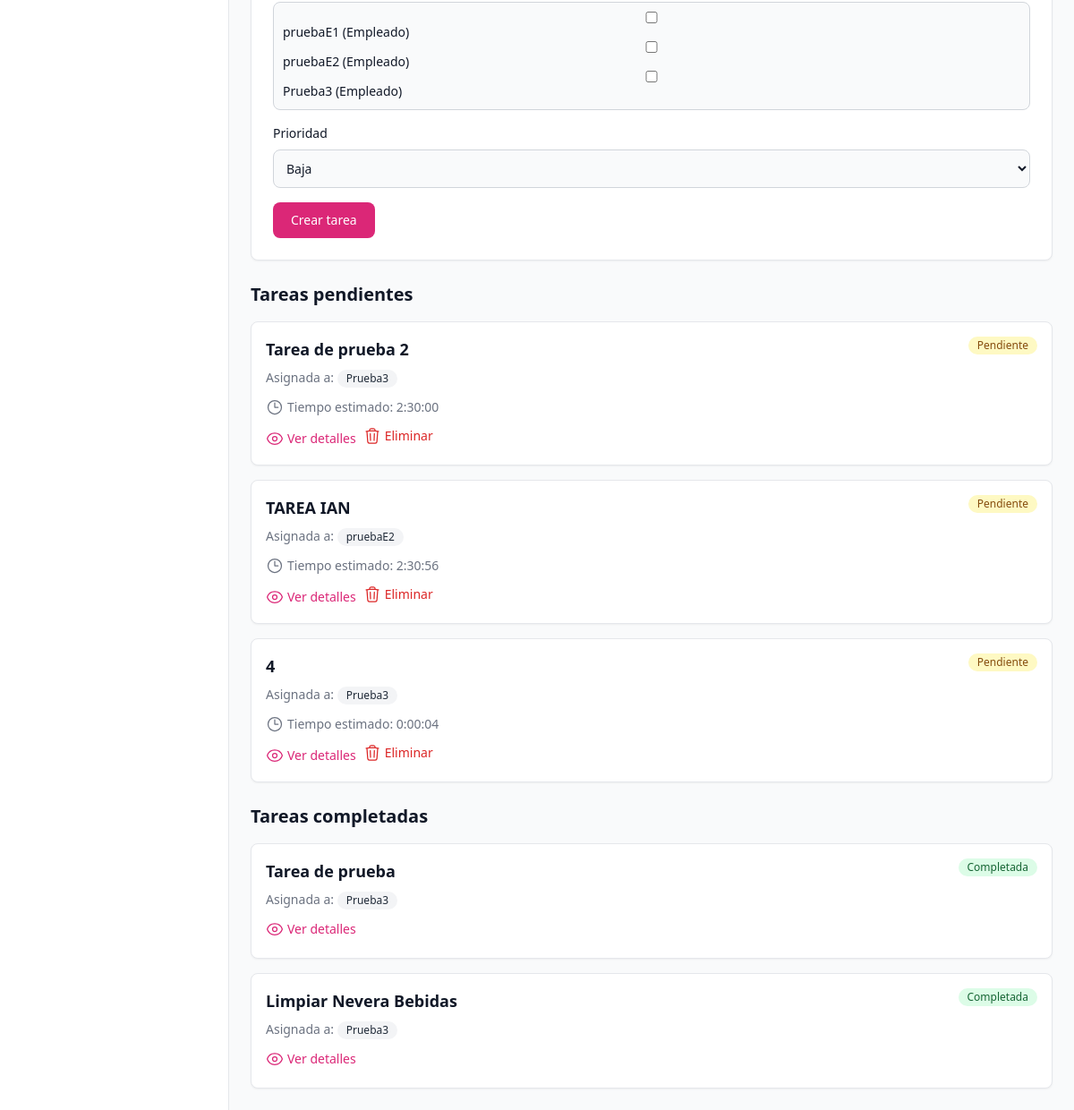
Before: /jefe/crear-tarea/ (signed in, lower part) with the older database file.
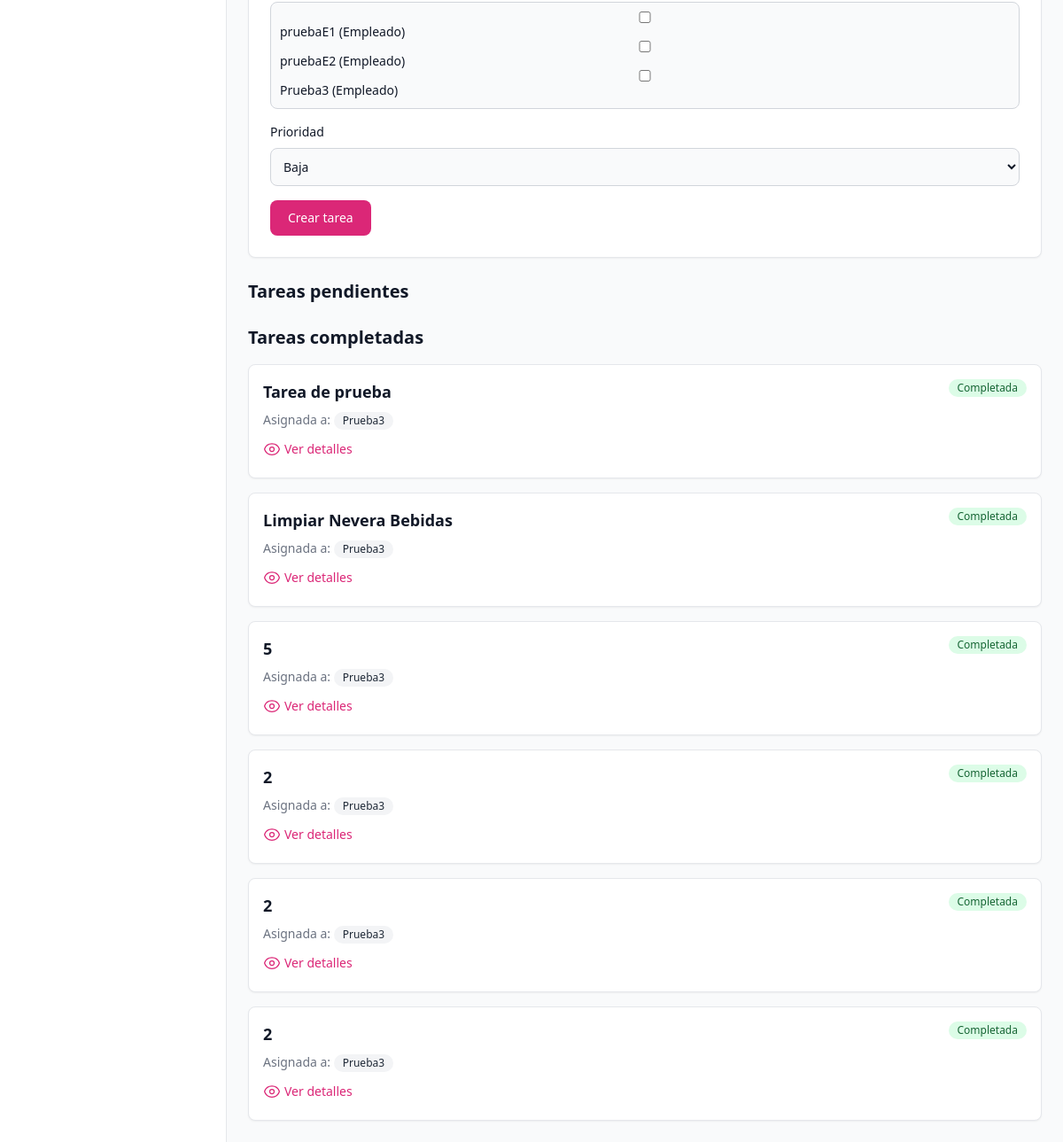
After: the same page with the newer database file.
### tasks/models.py (models this page shows, shortened)
class Tarea(models.Model):
    titulo = models.CharField(max_length=200)
    descripcion = models.TextField()
    jefe = models.ForeignKey(User, on_delete=models.CASCADE, related_name='tareas_creadas')
    empleados = models.ManyToManyField(EmpleadoPerfil, related_name='tareas_asignadas')
    tiempo_estimado = models.DurationField()
    fecha_asignacion = models.DateTimeField(auto_now_add=True)
    completada = models.BooleanField(default=False)
    fecha_completada = models.DateTimeField(null=True, blank=True)
    aceptada_por = models.ManyToManyField(EmpleadoPerfil, blank=True, related_name="tareas_aceptadas")
    PRIORIDADES = [
        ('Baja', 'Baja'),
        ('Media', 'Media'),
        ('Alta', 'Alta'),
    ]
    prioridad = models.CharField(max_length=10, choices=PRIORIDADES, default='Media')

class EmpleadoPerfil(models.Model):
    user = models.OneToOneField(User, on_delete=models.CASCADE)
    tienda = models.ForeignKey(Tienda, on_delete=models.CASCADE)
    es_jefe = models.BooleanField(default=False)
    def __str__(self):
        return f"{self.user.username} ({'Jefe' if self.es_jefe else 'Empleado'})"

### tasks/views.py (the view)
# urls.py: path('jefe/crear-tarea/', views.jefe_crear_tarea, name='jefe_crear_tarea'),  # Crear tarea
@login_required
def jefe_crear_tarea(request):
    jefe = EmpleadoPerfil.objects.get(user=request.user)
    empleados = EmpleadoPerfil.objects.filter(tienda=jefe.tienda, es_jefe=False)
    tareas = Tarea.objects.filter(jefe=request.user)
    if request.method == 'POST':
        form = CrearTareaForm(request.POST)
        form.fields['empleados'].queryset = empleados
        if form.is_valid():
            tarea = form.save(commit=False)
            tarea.jefe = request.user
            tarea.save()
            form.save_m2m()
        for emp in form.cleaned_data['empleados']:
            Notificacion.objects.create(
                usuario=emp.user,
                mensaje=f"Tu jefe de tienda te ha asignado una nueva tarea: {tarea.titulo}"
            )
        return redirect('jefe_crear_tarea')
    else:
        form = CrearTareaForm()
        form.fields['empleados'].queryset = empleados
    return render(request, 'jefe_crear_tarea.html', {'form': form, 'tareas': tareas})

### tasks/forms.py
class CrearTareaForm(forms.ModelForm):
    empleados = forms.ModelMultipleChoiceField(
        queryset=EmpleadoPerfil.objects.filter(es_jefe=False),
        widget=forms.CheckboxSelectMultiple,
        label="Asignar a empleados"
    )
    prioridad = forms.ChoiceField(choices=Tarea.PRIORIDADES, label="Prioridad")
    class Meta:
        model = Tarea
        fields = ['titulo', 'descripcion', 'tiempo_estimado', 'empleados', 'prioridad']
        widgets = {
            'tiempo_estimado': forms.TextInput(attrs={'placeholder': 'hh:mm'}),
        }

### tasks/templates/jefe_crear_tarea.html (shortened to what the changed rows need)
{% load widget_tweaks %}
<!DOCTYPE html>
<html lang="es">
<head>
    <script src="https://cdn.tailwindcss.com"></script>
</head>
<body class="bg-gray-50">
    <div class="min-h-screen flex flex-col">
        <div class="flex flex-1 pt-16">
            <main class="ml-64 p-6 flex-1">
                <div class="bg-white rounded-lg border border-gray-200 p-6 shadow-sm mb-6">
                    <form method="post" class="space-y-4">
                        {% for field in form %}
                            <div>
                                <label for="{{ field.id_for_label }}" class="block mb-2 text-sm font-medium text-gray-900">{{ field.label }}</label>
                                {{ field|add_class:"bg-gray-50 border border-gray-300 text-gray-900 sm:text-sm rounded-lg focus:ring-primary-600 focus:border-primary-600 block w-full p-2.5" }}
                            </div>
                        {% endfor %}
                    </form>
                </div>
                <div class="mb-6">
                    <div class="space-y-4">
                        {% for tarea in tareas %}
                            {% if not tarea.completada %}
                                <div class="bg-white rounded-lg border border-gray-200 p-4 shadow-sm">
                                    <div class="flex justify-between items-start mb-2">
                                        <h4 class="text-lg font-semibold text-gray-900">{{ tarea.titulo }}</h4>
                                        <span class="px-2.5 py-0.5 text-xs font-medium rounded-full bg-yellow-100 text-yellow-800">Pendiente</span>
                                    </div>
                                    <div class="text-sm text-gray-500 mb-3">
                                        <span>Asignada a:
                                            {% for emp in tarea.empleados.all %}
                                                <span class="inline-flex items-center px-2.5 py-0.5 rounded-full text-xs font-medium bg-gray-100 text-gray-800 mr-1">
                                                    {{ emp.user.username }}
                                                </span>
                                            {% endfor %}
                                        </span>
                                    </div>
                                    <div class="flex items-center text-sm text-gray-500 mb-3">
                                        <svg xmlns="http://www.w3.org/2000/svg" fill="none" viewBox="0 0 24 24" stroke-width="1.5" stroke="currentColor" class="w-5 h-5 mr-1">
                                            <path stroke-linecap="round" stroke-linejoin="round" d="M12 6v6h4.5m4.5 0a9 9 0 1 1-18 0 9 9 0 0 1 18 0Z" />
                                        </svg>
                                        Tiempo estimado: {{ tarea.tiempo_estimado }}
                                    </div>
                                    <div class="flex flex-wrap gap-2">
                                        <a href="{% url 'detalle_tarea' tarea.id %}" class="text-primary-600 hover:text-primary-700 font-medium text-sm inline-flex items-center">
                                            Ver detalles
                                        </a>
                                        <form method="post" action="{% url 'eliminar_tarea' tarea.id %}" class="inline-block">
                                            <button type="submit" class="text-red-600 hover:text-red-700 font-medium text-sm inline-flex items-center">
                                                Eliminar
                                            </button>
                                        </form>
                                    </div>
                                </div>
                            {% endif %}
                        {% empty %}
                            <div class="bg-white rounded-lg border border-gray-200 p-6 shadow-sm text-center">
                                <p class="text-gray-600">No hay tareas pendientes.</p>
                            </div>
                        {% endfor %}
                    </div>
                </div>
                <div>
                    <div class="space-y-4">
                        {% for tarea in tareas %}
                            {% if tarea.completada %}
                                <div class="bg-white rounded-lg border border-gray-200 p-4 shadow-sm">
                                    <div class="flex justify-between items-start mb-2">
                                        <h4 class="text-lg font-semibold text-gray-900">{{ tarea.titulo }}</h4>
                                        <span class="px-2.5 py-0.5 text-xs font-medium rounded-full bg-green-100 text-green-800">Completada</span>
                                    </div>
                                    <div class="text-sm text-gray-500 mb-3">
                                        <span>Asignada a:
                                            {% for emp in tarea.empleados.all %}
                                                <span class="inline-flex items-center px-2.5 py-0.5 rounded-full text-xs font-medium bg-gray-100 text-gray-800 mr-1">
                                                    {{ emp.user.username }}
                                                </span>
                                            {% endfor %}
                                        </span>
                                    </div>
                                    <a href="{% url 'detalle_tarea' tarea.id %}" class="text-primary-600 hover:text-primary-700 font-medium text-sm inline-flex items-center">
                                        Ver detalles
                                    </a>
                                </div>
                            {% endif %}
                        {% empty %}
                            <div class="bg-white rounded-lg border border-gray-200 p-6 shadow-sm text-center">
                                <p class="text-gray-600">No hay tareas completadas.</p>
                            </div>
                        {% endfor %}
                    </div>
                </div>
            </main>
        </div>
    </div>
</body>
</html>

Changed rows visible on the page:
removed Tarea: titulo "Tarea de prueba 2", tiempo_estimado "2:30:00", EmpleadoPerfil (user.username "Prueba3"), shown under "Tareas pendientes"
removed Tarea: titulo "TAREA IAN", tiempo_estimado "2:30:56", shown under "Tareas pendientes"
no longer on this page (row unchanged): EmpleadoPerfil: user.username "pruebaE2", shown under "TAREA IAN"
removed Tarea: titulo "4", tiempo_estimado "0:00:04", EmpleadoPerfil (user.username "Prueba3"), shown under "Tareas pendientes"
added Tarea: titulo "5", EmpleadoPerfil (user.username "Prueba3"), shown under "Tareas completadas"
added Tarea: titulo "2", EmpleadoPerfil (user.username "Prueba3"), shown under "Tareas completadas"
added Tarea: titulo "2", EmpleadoPerfil (user.username "Prueba3"), shown under "Tareas completadas"
added Tarea: titulo "2", EmpleadoPerfil (user.username "Prueba3"), shown under "Tareas completadas"
